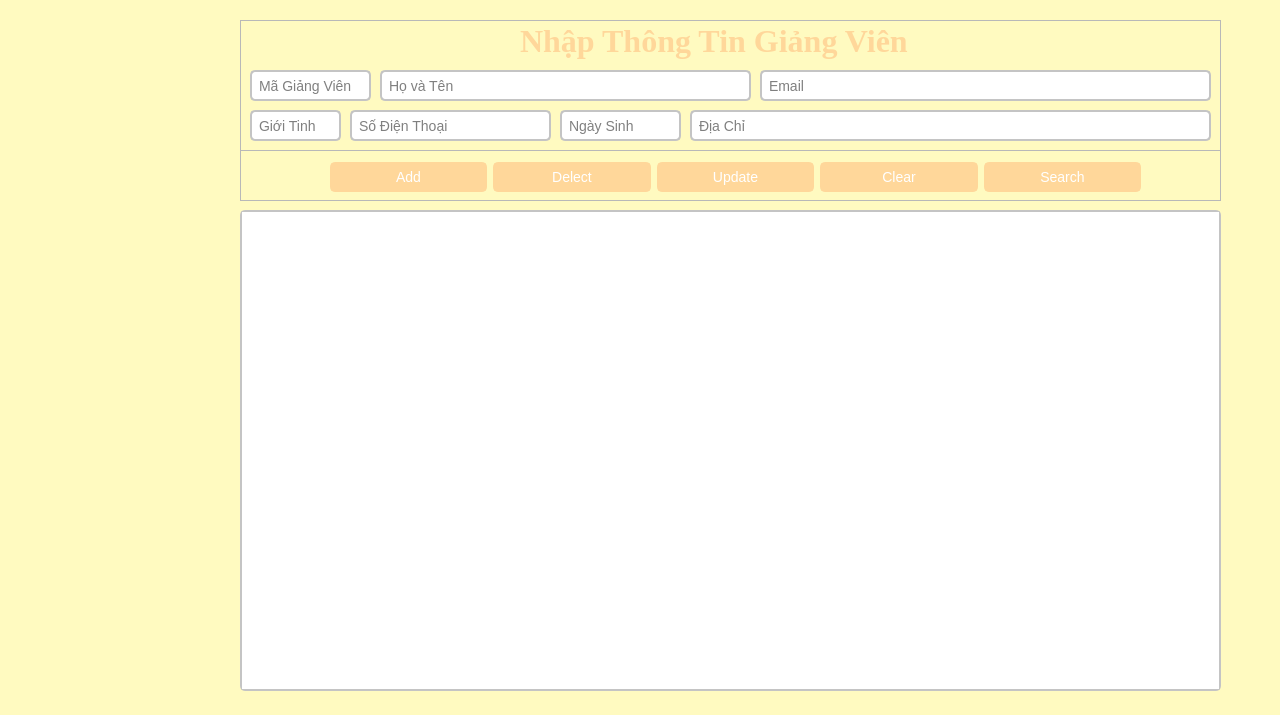
<?xml version="1.0" encoding="UTF-8"?>
<ui version="4.0">
 <class>Tailieu</class>
 <widget class="QWidget" name="Tailieu">
  <property name="geometry">
   <rect>
    <x>0</x>
    <y>0</y>
    <width>1280</width>
    <height>715</height>
   </rect>
  </property>
  <property name="minimumSize">
   <size>
    <width>1280</width>
    <height>715</height>
   </size>
  </property>
  <property name="windowTitle">
   <string>Test</string>
  </property>
  <property name="styleSheet">
   <string notr="true">
QWidget#Tailieu {
    background-color: #FFFAC0
}

/* LineEdit Styles */
QLineEdit {
    border: 2px solid #c4c4c4;
    border-radius: 5px;
    padding: 5px;
    background-color: #ffffff;
    font-size: 14px;
}

QLineEdit:focus {
    border: 2px solid #0078d7;
}

/* PushButton Styles */
QPushButton {
    border: 2px solid #FFD79A;
    border-radius: 5px;
    padding: 5px 15px;
    background-color: #FFD79A;
    color: #ffffff;
    font-size: 14px;
}

QPushButton:hover {
    background-color: #73B9D7;
}

QPushButton:pressed {
    background-color: #004494;
}

/* TableWidget Styles */
QTableWidget {
    border: 2px solid #c4c4c4;
    border-radius: 5px;
    font-size: 14px;
}

QHeaderView::section {
    background-color: #0078d7;
    color: #9DE6E8;
    padding: 5px;
    border: 1px solid #c4c4c4;
}

QTableWidget::item {
    padding: 5px;
}

QTableWidget::item:selected {
    background-color: #FFD79A;
    color: #ffffff;
}

QTableWidget::item:hover {
    background-color: #FFD79A;
}

/* ScrollBar Styles */
QScrollBar:vertical {
    border: none;
    background: #f0f0f0;
    width: 12px;
    margin: 15px 0 15px 0;
}

QScrollBar::handle:vertical {
    background: #c4c4c4;
    min-height: 20px;
    border-radius: 5px;
}

QScrollBar::add-line:vertical,
QScrollBar::sub-line:vertical {
    height: 0;
}

QScrollBar::add-page:vertical,
QScrollBar::sub-page:vertical {
    background: none;
}
</string>
  </property>
  <widget class="QFrame" name="frame_4">
   <property name="geometry">
    <rect>
     <x>240</x>
     <y>20</y>
     <width>981</width>
     <height>131</height>
    </rect>
   </property>
   <property name="frameShape">
    <enum>QFrame::StyledPanel</enum>
   </property>
   <property name="frameShadow">
    <enum>QFrame::Raised</enum>
   </property>
   <widget class="QLabel" name="label_5">
    <property name="geometry">
     <rect>
      <x>280</x>
      <y>0</y>
      <width>391</width>
      <height>41</height>
     </rect>
    </property>
    <property name="font">
     <font>
      <family>Times New Roman</family>
      <pointsize>24</pointsize>
      <bold>true</bold>
     </font>
    </property>
    <property name="styleSheet">
     <string notr="true">color: rgb(255, 215, 154);</string>
    </property>
    <property name="text">
     <string>Nhập Thông Tin Giảng Viên</string>
    </property>
   </widget>
   <widget class="QLineEdit" name="hovaten">
    <property name="geometry">
     <rect>
      <x>140</x>
      <y>50</y>
      <width>371</width>
      <height>31</height>
     </rect>
    </property>
    <property name="placeholderText">
     <string>Họ và Tên</string>
    </property>
   </widget>
   <widget class="QLineEdit" name="sex">
    <property name="geometry">
     <rect>
      <x>10</x>
      <y>90</y>
      <width>91</width>
      <height>31</height>
     </rect>
    </property>
    <property name="placeholderText">
     <string>Giới Tinh</string>
    </property>
   </widget>
   <widget class="QLineEdit" name="sodt">
    <property name="geometry">
     <rect>
      <x>110</x>
      <y>90</y>
      <width>201</width>
      <height>31</height>
     </rect>
    </property>
    <property name="placeholderText">
     <string>Số Điện Thoại</string>
    </property>
   </widget>
   <widget class="QLineEdit" name="email">
    <property name="geometry">
     <rect>
      <x>520</x>
      <y>50</y>
      <width>451</width>
      <height>31</height>
     </rect>
    </property>
    <property name="placeholderText">
     <string>Email</string>
    </property>
   </widget>
   <widget class="QLineEdit" name="diachi">
    <property name="geometry">
     <rect>
      <x>450</x>
      <y>90</y>
      <width>521</width>
      <height>31</height>
     </rect>
    </property>
    <property name="placeholderText">
     <string>Địa Chỉ</string>
    </property>
   </widget>
   <widget class="QLineEdit" name="magiangvien">
    <property name="geometry">
     <rect>
      <x>10</x>
      <y>50</y>
      <width>121</width>
      <height>31</height>
     </rect>
    </property>
    <property name="placeholderText">
     <string>Mã Giảng Viên</string>
    </property>
   </widget>
   <widget class="QLineEdit" name="ngaysinh">
    <property name="geometry">
     <rect>
      <x>320</x>
      <y>90</y>
      <width>121</width>
      <height>31</height>
     </rect>
    </property>
    <property name="placeholderText">
     <string>Ngày Sinh</string>
    </property>
   </widget>
  </widget>
  <widget class="QFrame" name="frame_chucnang">
   <property name="geometry">
    <rect>
     <x>240</x>
     <y>150</y>
     <width>981</width>
     <height>51</height>
    </rect>
   </property>
   <property name="frameShape">
    <enum>QFrame::StyledPanel</enum>
   </property>
   <property name="frameShadow">
    <enum>QFrame::Raised</enum>
   </property>
   <widget class="QWidget" name="layoutWidget_2">
    <property name="geometry">
     <rect>
      <x>90</x>
      <y>10</y>
      <width>811</width>
      <height>35</height>
     </rect>
    </property>
    <layout class="QHBoxLayout" name="horizontalLayout_3">
     <item>
      <widget class="QPushButton" name="btn_them">
       <property name="text">
        <string>Add</string>
       </property>
      </widget>
     </item>
     <item>
      <widget class="QPushButton" name="btn_xoa">
       <property name="text">
        <string>Delect</string>
       </property>
      </widget>
     </item>
     <item>
      <widget class="QPushButton" name="btn_capnhat">
       <property name="text">
        <string>Update</string>
       </property>
      </widget>
     </item>
     <item>
      <widget class="QPushButton" name="btn_xoathongtin">
       <property name="text">
        <string>Clear</string>
       </property>
      </widget>
     </item>
     <item>
      <widget class="QPushButton" name="btn_tim">
       <property name="text">
        <string>Search</string>
       </property>
      </widget>
     </item>
    </layout>
   </widget>
  </widget>
  <widget class="QTableWidget" name="result_table">
   <property name="geometry">
    <rect>
     <x>240</x>
     <y>210</y>
     <width>981</width>
     <height>481</height>
    </rect>
   </property>
  </widget>
 </widget>
 <resources/>
 <connections/>
</ui>
